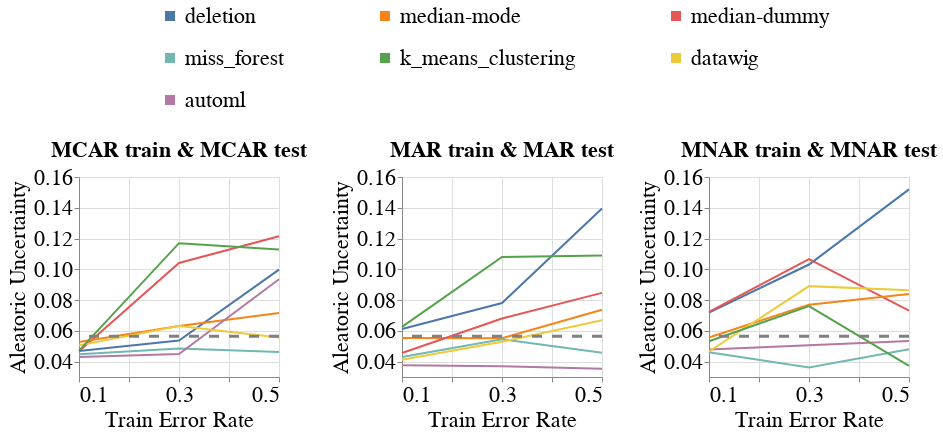

Source (notebook cell):
### Code cell
create_exp2_line_bands_for_no_shift(dataset_name=DATASET_NAME,
                                    model_name='mlp_clf',
                                    metric_name='Aleatoric_Uncertainty',
                                    db_client=db_client,
                                    with_band=False)
